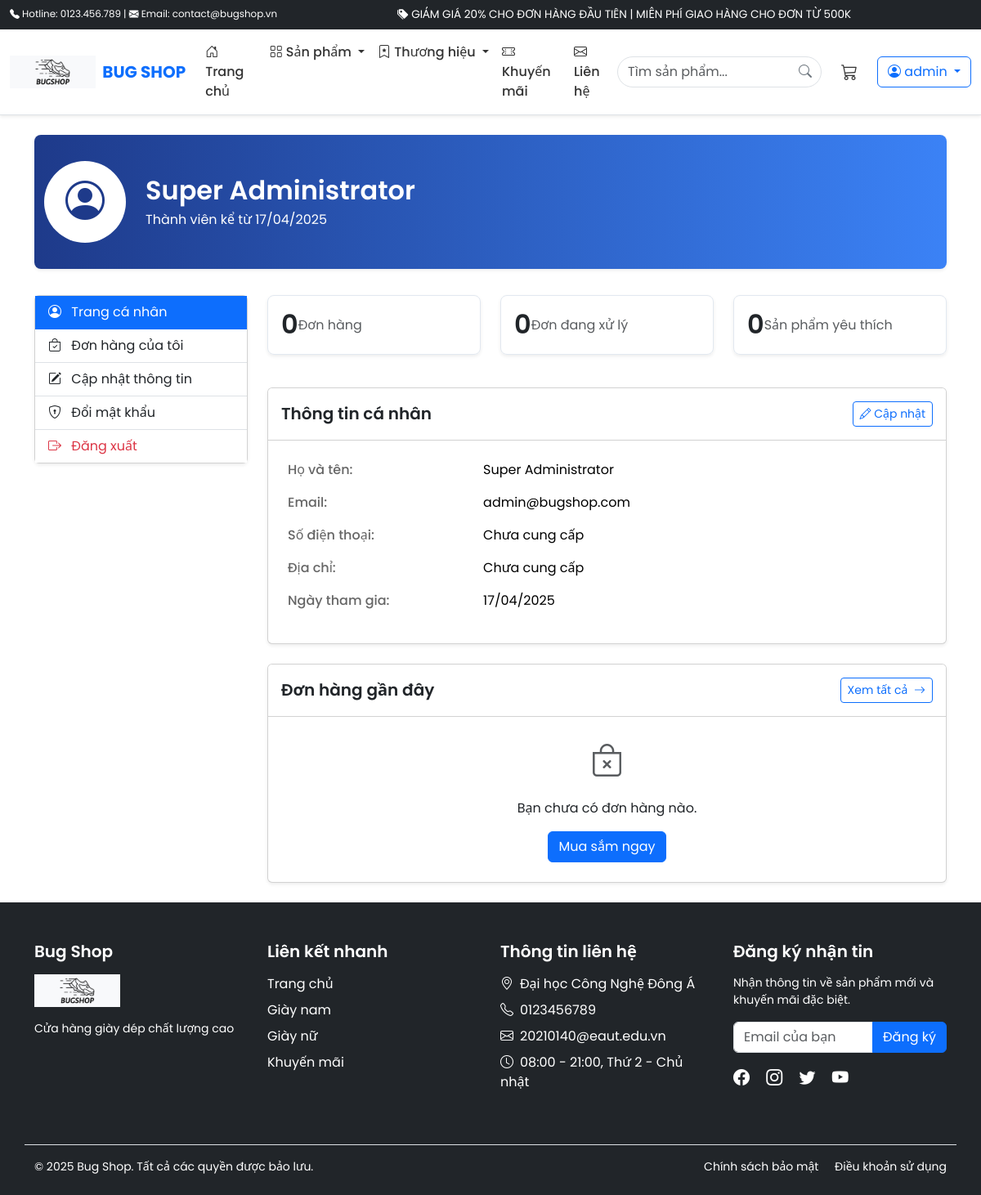
/taikhoan.php (signed in), run on the app's committed database.
### tables this page shows
CREATE TABLE `users` (
  `id` int(11) NOT NULL,
  `taikhoan` varchar(100) NOT NULL,
  `matkhau` varchar(255) NOT NULL,
  `ten` varchar(100) NOT NULL,
  `email` varchar(100) DEFAULT NULL,
  `sodienthoai` varchar(20) DEFAULT NULL,
  `diachi` text DEFAULT NULL,
  `tinh_tp` varchar(100) DEFAULT NULL,
  `quan_huyen` varchar(100) DEFAULT NULL,
  `phuong_xa` varchar(100) DEFAULT NULL,
  `loai_user` tinyint(1) DEFAULT 0 COMMENT '0: Khách hàng, 1: Quản lý, 2: Admin',
  `anh_dai_dien` varchar(255) DEFAULT NULL,
  `trang_thai` tinyint(1) DEFAULT 1 COMMENT '0: Khóa, 1: Hoạt động',
  `ngay_tao` timestamp NOT NULL DEFAULT current_timestamp(),
  `lan_dang_nhap_cuoi` timestamp NULL DEFAULT NULL
);

### taikhoan.php (the view, shortened to what this page needs)
<?php
require_once('config/config.php');
$user_id = $_SESSION['user']['id'];
$stmt = $conn->prepare("SELECT * FROM users WHERE id = ?");
$stmt->bind_param("i", $user_id);
$stmt->execute();
$result = $stmt->get_result();
$user = $result->fetch_assoc();
$order_count_query = $conn->prepare("
    SELECT COUNT(*) as count FROM donhang WHERE id_user = ?
");
$order_count_query->bind_param("i", $user_id);
$order_count_query->execute();
$order_count_result = $order_count_query->get_result();
$order_count = $order_count_result->fetch_assoc()['count'];
$pending_order_query = $conn->prepare("
    SELECT COUNT(*) as count FROM donhang
    WHERE id_user = ? AND trang_thai_don_hang IN (1, 2, 3)
");
$pending_order_query->bind_param("i", $user_id);
$pending_order_query->execute();
$pending_result = $pending_order_query->get_result();
$pending_orders = $pending_result->fetch_assoc()['count'];
$recent_orders = [];
$wishlist_query = $conn->prepare("
    SELECT COUNT(*) as count FROM yeu_thich WHERE id_user = ?
");
$wishlist_query->bind_param("i", $user_id);
$wishlist_query->execute();
$wishlist_result = $wishlist_query->get_result();
$wishlist_count = $wishlist_result->fetch_assoc()['count'];
?>
<!DOCTYPE html>
<html lang="vi">
<head>
    <link rel="stylesheet" href="node_modules/bootstrap/dist/css/bootstrap.css">
    <link rel="stylesheet" href="https://cdn.jsdelivr.net/npm/bootstrap-icons@1.11.3/font/bootstrap-icons.min.css">
    <link rel="stylesheet" href="css/index.css">
</head>
<body>
    <?php
    include('includes/head.php');
    include('includes/header.php'); ?>
    <div class="container py-4">
        <div class="profile-header shadow-sm">
            <div class="container">
                <div class="d-flex align-items-center">
                    <div class="profile-avatar">
                        <?php if (!empty($user['anh_dai_dien'])): ?>
                            <img src="<?php echo $user['anh_dai_dien']; ?>" alt="Avatar" class="img-fluid rounded-circle">
                        <?php else: ?>
                            <i class="bi bi-person-circle"></i>
                        <?php endif; ?>
                    </div>
                    <div>
                        <h2 class="mb-1"><?php echo htmlspecialchars($user['ten']); ?></h2>
                        <p class="mb-0">Thành viên kể từ <?php echo date('d/m/Y', strtotime($user['ngay_tao'])); ?></p>
                    </div>
                </div>
            </div>
        </div>
        <div class="row">
            <div class="col-md-3 mb-4">
                <div class="card shadow-sm">
                    <div class="card-body p-0">
                        <div class="list-group list-group-flush">
                            <a href="taikhoan.php" class="list-group-item list-group-item-action active">
                                <i class="bi bi-person-circle me-2"></i> Trang cá nhân
                            </a>
                            <a href="donhang.php" class="list-group-item list-group-item-action">
                                <i class="bi bi-bag-check me-2"></i> Đơn hàng của tôi
                            </a>
                            <a href="thong-tin-ca-nhan.php" class="list-group-item list-group-item-action">
                                <i class="bi bi-pencil-square me-2"></i> Cập nhật thông tin
                            </a>
                            <a href="doimatkhau.php" class="list-group-item list-group-item-action">
                                <i class="bi bi-shield-lock me-2"></i> Đổi mật khẩu
                            </a>
                            <a href="logout.php" class="list-group-item list-group-item-action text-danger">
                                <i class="bi bi-box-arrow-right me-2"></i> Đăng xuất
                            </a>
                        </div>
                    </div>
                </div>
            </div>
            <div class="col-md-9">
                <div class="row account-stats mb-4">
                    <div class="col-md-4 mb-3">
                        <div class="stat-item shadow-sm">
                            <h2 class="mb-0"><?php echo $order_count; ?></h2>
                            <p class="mb-0 text-muted">Đơn hàng</p>
                        </div>
                    </div>
                    <div class="col-md-4 mb-3">
                        <div class="stat-item shadow-sm">
                            <h2 class="mb-0"><?php echo $pending_orders; ?></h2>
                            <p class="mb-0 text-muted">Đơn đang xử lý</p>
                        </div>
                    </div>
                    <div class="col-md-4 mb-3">
                        <div class="stat-item shadow-sm">
                            <h2 class="mb-0"><?php echo $wishlist_count; ?></h2>
                            <p class="mb-0 text-muted">Sản phẩm yêu thích</p>
                        </div>
                    </div>
                </div>
                <div class="card shadow-sm mb-4">
                    <div class="card-header bg-white py-3">
                        <div class="d-flex justify-content-between align-items-center">
                            <h5 class="mb-0">Thông tin cá nhân</h5>
                            <a href="thong-tin-ca-nhan.php" class="btn btn-sm btn-outline-primary">
                                <i class="bi bi-pencil"></i> Cập nhật
                            </a>
                        </div>
                    </div>
                    <div class="card-body">
                        <table class="user-info-table table table-borderless">
                            <tr>
                                <td>Họ và tên:</td>
                                <td><?php echo htmlspecialchars($user['ten']); ?></td>
                            </tr>
                            <tr>
                                <td>Email:</td>
                                <td><?php echo htmlspecialchars($user['email'] ?? 'Chưa cung cấp'); ?></td>
                            </tr>
                            <tr>
                                <td>Số điện thoại:</td>
                                <td><?php echo htmlspecialchars($user['sodienthoai'] ?? 'Chưa cung cấp'); ?></td>
                            </tr>
                            <tr>
                                <td>Địa chỉ:</td>
                                <td>
                                    <?php
                                    $address_parts = [];
                                    echo !empty($address_parts) ? htmlspecialchars(implode(', ', $address_parts)) : 'Chưa cung cấp';
                                    ?>
                                </td>
                            </tr>
                            <tr>
                                <td>Ngày tham gia:</td>
                                <td><?php echo date('d/m/Y', strtotime($user['ngay_tao'])); ?></td>
                            </tr>
                        </table>
                    </div>
                </div>
                <div class="card shadow-sm">
                    <div class="card-header bg-white py-3">
                        <div class="d-flex justify-content-between align-items-center">
                            <h5 class="mb-0">Đơn hàng gần đây</h5>
                            <a href="donhang.php" class="btn btn-sm btn-outline-primary">
                                Xem tất cả <i class="bi bi-arrow-right ms-1"></i>
                            </a>
                        </div>
                    </div>
                    <div class="card-body p-0">
                        <?php if (count($recent_orders) > 0): ?>
                            <div class="table-responsive">
                                <table class="table table-hover mb-0">
                                    <thead class="table-light">
                                        <tr>
                                            <th>Mã đơn hàng</th>
                                            <th>Ngày đặt</th>
                                            <th>Tổng tiền</th>
                                            <th>Trạng thái</th>
                                            <th></th>
                                        </tr>
                                    </thead>
                                    <tbody>
                                        <?php foreach ($recent_orders as $order): ?>
                                            <tr>
                                                <td><a href="chitiet-donhang.php?id=<?php echo $order['id']; ?>" class="fw-bold text-decoration-none">#<?php echo $order['ma_donhang']; ?></a></td>
                                                <td><?php echo date('d/m/Y', strtotime($order['ngay_dat'])); ?></td>
                                                <td><?php echo number_format($order['thanh_tien'], 0, ',', '.'); ?>₫</td>
                                                <td>
                                                    <?php if($order['trang_thai_don_hang'] == 1): ?>
                                                        <span class="badge bg-warning text-dark">Chờ xác nhận</span>
                                                    <?php elseif($order['trang_thai_don_hang'] == 2): ?>
                                                        <span class="badge bg-info">Đã xác nhận</span>
                                                    <?php elseif($order['trang_thai_don_hang'] == 3): ?>
                                                        <span class="badge bg-primary">Đang giao hàng</span>
                                                    <?php elseif($order['trang_thai_don_hang'] == 4): ?>
                                                        <span class="badge bg-success">Đã giao hàng</span>
                                                    <?php elseif($order['trang_thai_don_hang'] == 5): ?>
                                                        <span class="badge bg-danger">Đã hủy</span>
                                                    <?php endif; ?>
                                                </td>
                                                <td>
                                                    <a href="chitiet-donhang.php?id=<?php echo $order['id']; ?>" class="btn btn-sm btn-outline-primary">
                                                        <i class="bi bi-eye"></i>
                                                    </a>
                                                </td>
                                            </tr>
                                        <?php endforeach; ?>
                                    </tbody>
                                </table>
                            </div>
                        <?php else: ?>
                            <div class="p-4 text-center">
                                <i class="bi bi-bag-x text-muted" style="font-size: 2.5rem;"></i>
                                <p class="mt-3">Bạn chưa có đơn hàng nào.</p>
                                <a href="sanpham.php" class="btn btn-primary">Mua sắm ngay</a>
                            </div>
                        <?php endif; ?>
                    </div>
                </div>
            </div>
        </div>
    </div>
    <?php include('includes/footer.php'); ?>
</body>
</html>

### css/index.css (style rules this page uses)
.card-body { padding: 16px; }

### css/style.css (style rules this page uses)
html { font-display: swap; }
* { font-family: 'Poppins', system-ui, -apple-system, "Segoe UI", Roboto, sans-serif; }
body { font-family: 'Poppins', system-ui, -apple-system, "Segoe UI", Roboto, sans-serif !important; }
h1, h2, h3, h4, h5, h6 { font-family: 'Poppins', system-ui, -apple-system, "Segoe UI", Roboto, sans-serif !important; font-weight: 600; }
button, input, select, textarea, .btn, .form-control { font-family: 'Poppins', system-ui, -apple-system, "Segoe UI", Roboto, sans-serif !important; }

### css/promotions.css (style rules this page uses)
.stat-item { display: flex; align-items: center; }

### taikhoan.php (style rules this page uses)
.user-info-table td { padding: 0.5rem 0; vertical-align: middle; }
.user-info-table td:first-child { width: 30%; font-weight: 500; color: #666; }
.profile-header { background: linear-gradient(to right, #1e3a8a, #3b82f6); color: white; padding: 2rem 0; margin-bottom: 2rem; border-radius: 0.5rem; }
.profile-avatar { width: 100px; height: 100px; background-color: #ffffff; border-radius: 50%; display: flex; align-items: center; justify-content: center; font-size: 3rem; color: #1e3a8a; margin-right: 1.5rem; }
.account-stats .stat-item { text-align: center; padding: 1rem; border: 1px solid #e2e8f0; border-radius: 0.5rem; }

### includes/header.php (style rules this page uses)
.btn { position: relative; z-index: 1000; }

### data on the page
users: ten "Super Administrator", ngay_tao "17/04/2025", email "admin@bugshop.com", sodienthoai "Chưa cung cấp"

### other printed values
$_SESSION['user']['username'] "admin"
$order_count "0"
$pending_orders "0"
$wishlist_count "0"
$shop_name "Bug Shop"
$shop_description "Cửa hàng giày dép chất lượng cao"
$shop_address "Đại học Công Nghệ Đông Á"
$shop_phone "0123456789"
$shop_email "20210140@eaut.edu.vn"
$shop_hours "08:00 - 21:00, Thứ 2 - Chủ nhật"
